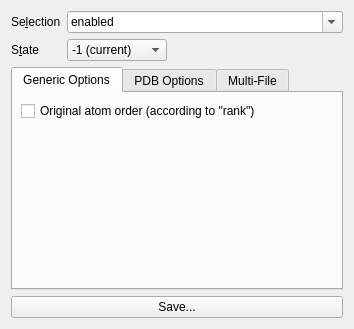
<?xml version="1.0" encoding="UTF-8"?>
<ui version="4.0">
 <class>Form</class>
 <widget class="QWidget" name="Form">
  <property name="geometry">
   <rect>
    <x>0</x>
    <y>0</y>
    <width>354</width>
    <height>329</height>
   </rect>
  </property>
  <property name="windowTitle">
   <string notr="true">Save Molecule</string>
  </property>
  <layout class="QVBoxLayout" name="verticalLayout">
   <item>
    <layout class="QGridLayout" name="gridLayout">
     <item row="0" column="1">
      <widget class="QComboBox" name="input_selection">
       <property name="sizePolicy">
        <sizepolicy hsizetype="Expanding" vsizetype="Fixed">
         <horstretch>0</horstretch>
         <verstretch>0</verstretch>
        </sizepolicy>
       </property>
       <property name="editable">
        <bool>true</bool>
       </property>
       <item>
        <property name="text">
         <string notr="true">enabled</string>
        </property>
       </item>
       <item>
        <property name="text">
         <string notr="true">all</string>
        </property>
       </item>
      </widget>
     </item>
     <item row="1" column="1">
      <widget class="QComboBox" name="input_state">
       <property name="sizePolicy">
        <sizepolicy hsizetype="Fixed" vsizetype="Fixed">
         <horstretch>0</horstretch>
         <verstretch>0</verstretch>
        </sizepolicy>
       </property>
       <property name="minimumSize">
        <size>
         <width>100</width>
         <height>0</height>
        </size>
       </property>
       <item>
        <property name="text">
         <string notr="true">-1 (current)</string>
        </property>
       </item>
       <item>
        <property name="text">
         <string notr="true">0 (all states)</string>
        </property>
       </item>
      </widget>
     </item>
     <item row="0" column="0">
      <widget class="QLabel" name="label_2">
       <property name="text">
        <string notr="true">Se&amp;lection</string>
       </property>
       <property name="buddy">
        <cstring>input_selection</cstring>
       </property>
      </widget>
     </item>
     <item row="1" column="0">
      <widget class="QLabel" name="label">
       <property name="text">
        <string notr="true">S&amp;tate</string>
       </property>
       <property name="buddy">
        <cstring>input_state</cstring>
       </property>
      </widget>
     </item>
    </layout>
   </item>
   <item>
    <widget class="QTabWidget" name="tabWidget">
     <property name="currentIndex">
      <number>0</number>
     </property>
     <widget class="QWidget" name="tab_3">
      <attribute name="title">
       <string notr="true">Generic Options</string>
      </attribute>
      <layout class="QVBoxLayout" name="verticalLayout_4">
       <property name="leftMargin">
        <number>8</number>
       </property>
       <property name="topMargin">
        <number>8</number>
       </property>
       <property name="rightMargin">
        <number>8</number>
       </property>
       <property name="bottomMargin">
        <number>8</number>
       </property>
       <item>
        <widget class="QCheckBox" name="input_retain_order">
         <property name="toolTip">
          <string notr="true">retain_order</string>
         </property>
         <property name="text">
          <string notr="true">Original atom order (according to &quot;rank&quot;)</string>
         </property>
        </widget>
       </item>
       <item>
        <spacer name="verticalSpacer">
         <property name="orientation">
          <enum>Qt::Vertical</enum>
         </property>
         <property name="sizeHint" stdset="0">
          <size>
           <width>20</width>
           <height>40</height>
          </size>
         </property>
        </spacer>
       </item>
      </layout>
     </widget>
     <widget class="QWidget" name="tab_4">
      <attribute name="title">
       <string notr="true">PDB Options</string>
      </attribute>
      <layout class="QVBoxLayout" name="verticalLayout_2">
       <property name="leftMargin">
        <number>8</number>
       </property>
       <property name="topMargin">
        <number>8</number>
       </property>
       <property name="rightMargin">
        <number>8</number>
       </property>
       <property name="bottomMargin">
        <number>8</number>
       </property>
       <item>
        <widget class="QCheckBox" name="input_no_pdb_conect_nodup">
         <property name="toolTip">
          <string notr="true">pdb_conect_nodup</string>
         </property>
         <property name="text">
          <string notr="true">Write multiple bonds as duplicate CONECT records</string>
         </property>
        </widget>
       </item>
       <item>
        <widget class="QCheckBox" name="input_pdb_conect_all">
         <property name="toolTip">
          <string notr="true">pdb_conect_all</string>
         </property>
         <property name="text">
          <string notr="true">Write CONECT records for all bonds</string>
         </property>
        </widget>
       </item>
       <item>
        <widget class="QCheckBox" name="input_no_ignore_pdb_segi">
         <property name="toolTip">
          <string notr="true">ignore_pdb_segi</string>
         </property>
         <property name="text">
          <string notr="true">Write segment identifier (segi) column</string>
         </property>
        </widget>
       </item>
       <item>
        <widget class="QCheckBox" name="input_pdb_retain_ids">
         <property name="toolTip">
          <string notr="true">pdb_retain_ids</string>
         </property>
         <property name="text">
          <string notr="true">Retain atom ids</string>
         </property>
        </widget>
       </item>
       <item>
        <widget class="QCheckBox" name="input_multisave">
         <property name="toolTip">
          <string notr="true">use &quot;multisave&quot; command</string>
         </property>
         <property name="text">
          <string notr="true">Write HEADER for every object</string>
         </property>
        </widget>
       </item>
       <item>
        <spacer name="verticalSpacer_2">
         <property name="orientation">
          <enum>Qt::Vertical</enum>
         </property>
         <property name="sizeHint" stdset="0">
          <size>
           <width>20</width>
           <height>40</height>
          </size>
         </property>
        </spacer>
       </item>
      </layout>
     </widget>
     <widget class="QWidget" name="tab">
      <attribute name="title">
       <string notr="true">Multi-File</string>
      </attribute>
      <layout class="QGridLayout" name="gridLayout_3">
       <property name="leftMargin">
        <number>8</number>
       </property>
       <property name="topMargin">
        <number>8</number>
       </property>
       <property name="rightMargin">
        <number>8</number>
       </property>
       <property name="bottomMargin">
        <number>8</number>
       </property>
       <item row="0" column="0" colspan="2">
        <widget class="QLabel" name="label_3">
         <property name="text">
          <string notr="true">Write objects or states to ...</string>
         </property>
        </widget>
       </item>
       <item row="1" column="0">
        <widget class="QRadioButton" name="input_multi_off">
         <property name="text">
          <string notr="true">one single f&amp;ile</string>
         </property>
         <property name="checked">
          <bool>true</bool>
         </property>
        </widget>
       </item>
       <item row="2" column="0">
        <widget class="QRadioButton" name="input_multi_object">
         <property name="text">
          <string notr="true">one file per ob&amp;ject</string>
         </property>
        </widget>
       </item>
       <item row="2" column="1">
        <widget class="QLineEdit" name="input_multi_object_fmt">
         <property name="enabled">
          <bool>false</bool>
         </property>
         <property name="toolTip">
          <string notr="true">Placeholders:
{name} - object name
{state} - state number
{title} - state title
{num} - running number</string>
         </property>
         <property name="text">
          <string notr="true">{name}</string>
         </property>
        </widget>
       </item>
       <item row="3" column="0">
        <widget class="QRadioButton" name="input_multi_state">
         <property name="text">
          <string notr="true">o&amp;ne file per object-state</string>
         </property>
        </widget>
       </item>
       <item row="3" column="1">
        <widget class="QLineEdit" name="input_multi_state_fmt">
         <property name="enabled">
          <bool>false</bool>
         </property>
         <property name="text">
          <string notr="true">{name}_{state}</string>
         </property>
        </widget>
       </item>
       <item row="5" column="0">
        <spacer name="verticalSpacer_3">
         <property name="orientation">
          <enum>Qt::Vertical</enum>
         </property>
         <property name="sizeHint" stdset="0">
          <size>
           <width>20</width>
           <height>10</height>
          </size>
         </property>
        </spacer>
       </item>
       <item row="4" column="0">
        <widget class="QCheckBox" name="input_multi_prompt">
         <property name="enabled">
          <bool>false</bool>
         </property>
         <property name="text">
          <string notr="true">Prompt for every file</string>
         </property>
         <property name="checked">
          <bool>true</bool>
         </property>
        </widget>
       </item>
      </layout>
     </widget>
    </widget>
   </item>
   <item>
    <widget class="QPushButton" name="button_ok">
     <property name="text">
      <string notr="true">Save...</string>
     </property>
    </widget>
   </item>
  </layout>
 </widget>
 <resources/>
 <connections>
  <connection>
   <sender>input_multi_off</sender>
   <signal>toggled(bool)</signal>
   <receiver>input_multi_prompt</receiver>
   <slot>setDisabled(bool)</slot>
   <hints>
    <hint type="sourcelabel">
     <x>93</x>
     <y>155</y>
    </hint>
    <hint type="destinationlabel">
     <x>190</x>
     <y>272</y>
    </hint>
   </hints>
  </connection>
  <connection>
   <sender>input_multi_object</sender>
   <signal>toggled(bool)</signal>
   <receiver>input_multi_object_fmt</receiver>
   <slot>setEnabled(bool)</slot>
   <hints>
    <hint type="sourcelabel">
     <x>117</x>
     <y>185</y>
    </hint>
    <hint type="destinationlabel">
     <x>224</x>
     <y>189</y>
    </hint>
   </hints>
  </connection>
  <connection>
   <sender>input_multi_state</sender>
   <signal>toggled(bool)</signal>
   <receiver>input_multi_state_fmt</receiver>
   <slot>setEnabled(bool)</slot>
   <hints>
    <hint type="sourcelabel">
     <x>146</x>
     <y>224</y>
    </hint>
    <hint type="destinationlabel">
     <x>217</x>
     <y>225</y>
    </hint>
   </hints>
  </connection>
 </connections>
</ui>
